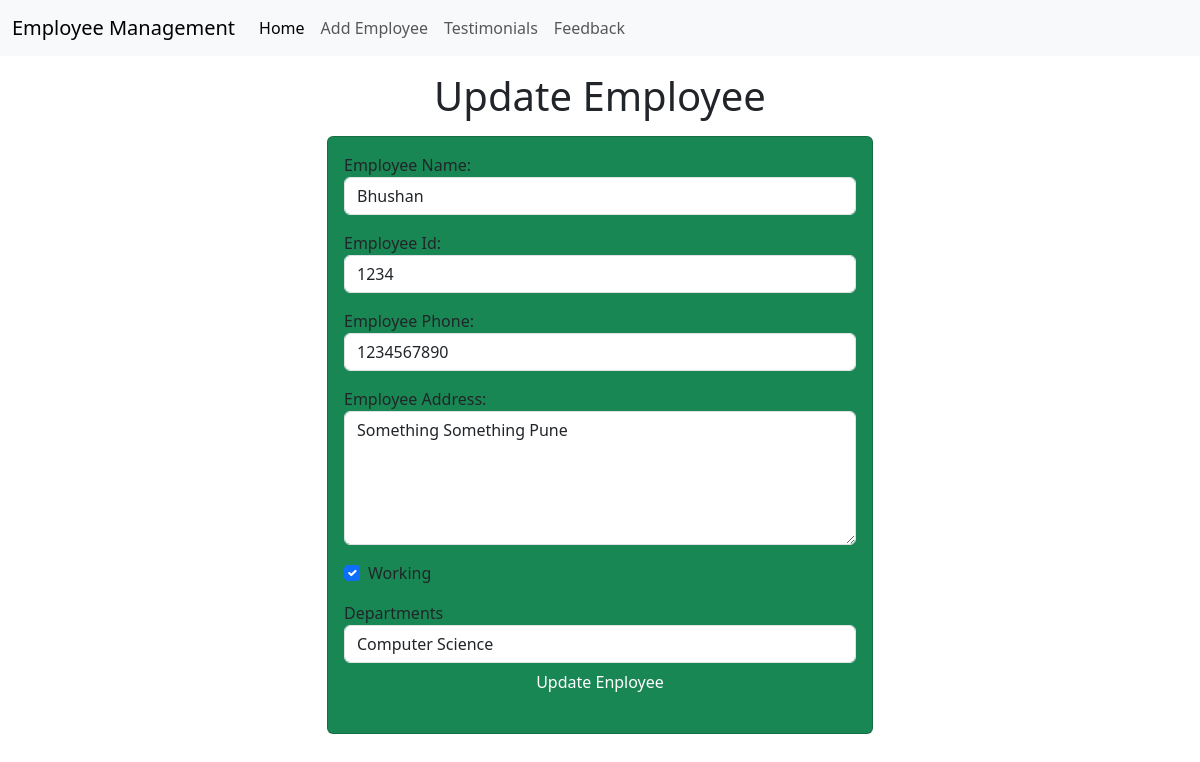
/emp/update_emp/1/, run on the app's committed database.
### emp/models.py (models this page shows, shortened)
class Emp(models.Model):
    name = models.CharField(max_length=200)
    emp_id = models.CharField(max_length=200)
    phone = models.CharField(max_length=10)
    address = models.CharField(max_length=150)
    working = models.BooleanField(default=True)
    department = models.CharField(max_length=10)

### emp/views.py (the view)
# urls.py: path("update_emp/<int:emp_id>/", update_emp),
def update_emp(request, emp_id):
    emp = Emp.objects.get(pk=emp_id)
    return render(request, "emp/update_emp.html", {
        'emp': emp
    })

### templates/emp/update_emp.html (shortened to what this page needs)
<!DOCTYPE html>
<html lang="en">
<head>
    <link href="https://cdn.jsdelivr.net/npm/bootstrap@5.3.2/dist/css/bootstrap.min.css" rel="stylesheet"
 />
</head>
<body>
    {% include "emp/navbar.html" %}
    <h1 class="text-center my-3">Update Employee</h1>
    <div class="container">
        <div class="row">
            <div class="col-md-6 offset-md-3">
                <div class="card bg-success">
                    <div class="card-body">
                        <form action="/emp/do_update_emp/{{emp.id}}/" method="POST">
                            <div class="mb-3">
                                <label for="name">Employee Name:</label>
                                <input id="name" type="text" class="form-control" placeholder="Enter Employee Name"
                                    name="emp_name" value="{{emp.name}}" />
                            </div>
                            <div class="mb-3">
                                <label for="emp_id">Employee Id:</label>
                                <input id="emp_id" type="text" class="form-control" placeholder="Enter Employee Id"
                                    name="emp_id" value="{{emp.emp_id }}" />
                            </div>
                            <div class="mb-3">
                                <label for="phone">Employee Phone:</label>
                                <input id="phone" type="text" class="form-control" placeholder="Enter Employee Phone"
                                    name="emp_phone" value="{{emp.phone }}" />
                            </div>
                            <div class="mb-3">
                                <label for="address">Employee Address:</label>
                                <textarea name="emp_address" id="address" rows="5" class="form-control">
{{emp.address}}</textarea>
                            </div>
                            <div class="mb-3 form-check">
                                <label for="working">Working</label>
                                <input {% if emp.working %} checked="True" {% endif %} id="working" type="checkbox"
                                    class="form-check-input" name="emp_working" />
                            </div>
                            <div class="mb-3">
                                <label for="department">Departments</label>
                                <select name="emp_department" id="department" class="form-control"
                                    value="{{emp.department}}">
                                    <option value="CSE">Computer Science</option>
                                </select>
                                <div class="container text-center">
                                    <button class="btn btn-success">Update Enployee</button>
                                </div>
                            </div>
                        </form>
                    </div>
                </div>
            </div>
        </div>
    </div>
</body>
</html>

### data on the page
Emp: emp_name "Bhushan", emp_id "1234", emp_phone "1234567890", emp_address "Something Something Pune", working "☑", emp_department "Computer Science"
